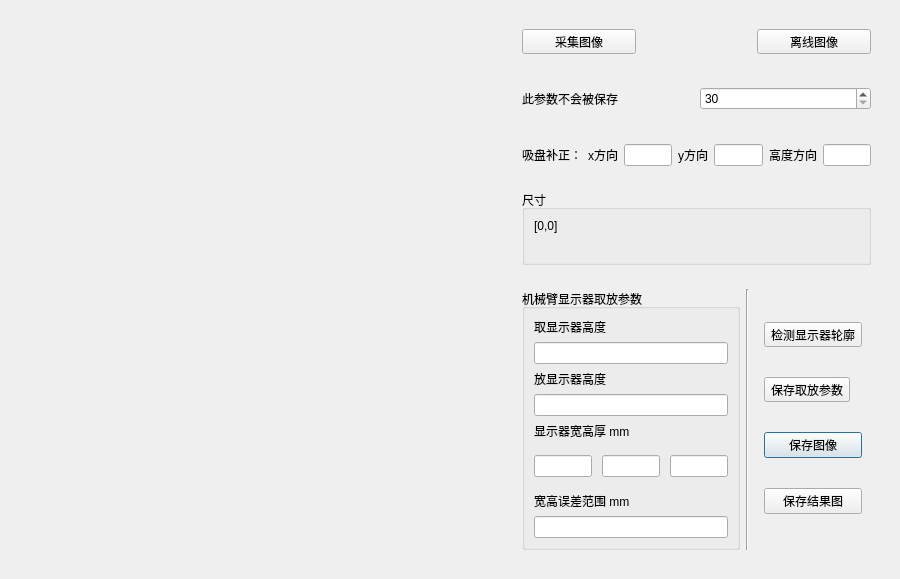
<?xml version="1.0" encoding="UTF-8"?>
<ui version="4.0">
 <class>Imageparameter</class>
 <widget class="QDialog" name="Imageparameter">
  <property name="geometry">
   <rect>
    <x>0</x>
    <y>0</y>
    <width>900</width>
    <height>535</height>
   </rect>
  </property>
  <property name="maximumSize">
   <size>
    <width>1024</width>
    <height>768</height>
   </size>
  </property>
  <property name="windowTitle">
   <string>Dialog</string>
  </property>
  <layout class="QHBoxLayout" name="horizontalLayout">
   <item>
    <widget class="HalconWidget" name="image_widget" native="true">
     <property name="sizePolicy">
      <sizepolicy hsizetype="Expanding" vsizetype="Expanding">
       <horstretch>0</horstretch>
       <verstretch>0</verstretch>
      </sizepolicy>
     </property>
     <property name="minimumSize">
      <size>
       <width>300</width>
       <height>0</height>
      </size>
     </property>
     <layout class="QHBoxLayout" name="horizontalLayout_4"/>
    </widget>
   </item>
   <item>
    <widget class="QWidget" name="widget_2" native="true">
     <property name="sizePolicy">
      <sizepolicy hsizetype="Maximum" vsizetype="Preferred">
       <horstretch>0</horstretch>
       <verstretch>0</verstretch>
      </sizepolicy>
     </property>
     <property name="maximumSize">
      <size>
       <width>385</width>
       <height>16777215</height>
      </size>
     </property>
     <layout class="QVBoxLayout" name="verticalLayout_2">
      <item>
       <widget class="QWidget" name="widget_3" native="true">
        <property name="sizePolicy">
         <sizepolicy hsizetype="Preferred" vsizetype="Preferred">
          <horstretch>0</horstretch>
          <verstretch>0</verstretch>
         </sizepolicy>
        </property>
        <layout class="QHBoxLayout" name="horizontalLayout_2">
         <item>
          <widget class="QToolButton" name="toolButton">
           <property name="sizePolicy">
            <sizepolicy hsizetype="Expanding" vsizetype="Fixed">
             <horstretch>0</horstretch>
             <verstretch>0</verstretch>
            </sizepolicy>
           </property>
           <property name="text">
            <string>采集图像</string>
           </property>
          </widget>
         </item>
         <item>
          <spacer name="horizontalSpacer">
           <property name="orientation">
            <enum>Qt::Horizontal</enum>
           </property>
           <property name="sizeHint" stdset="0">
            <size>
             <width>99</width>
             <height>20</height>
            </size>
           </property>
          </spacer>
         </item>
         <item>
          <widget class="QToolButton" name="toolButton_choose_image">
           <property name="sizePolicy">
            <sizepolicy hsizetype="Expanding" vsizetype="Fixed">
             <horstretch>0</horstretch>
             <verstretch>0</verstretch>
            </sizepolicy>
           </property>
           <property name="text">
            <string>离线图像</string>
           </property>
          </widget>
         </item>
        </layout>
       </widget>
      </item>
      <item>
       <widget class="QWidget" name="widget" native="true">
        <property name="minimumSize">
         <size>
          <width>0</width>
          <height>60</height>
         </size>
        </property>
        <layout class="QHBoxLayout" name="horizontalLayout_7">
         <item>
          <widget class="QLabel" name="label_5">
           <property name="text">
            <string>此参数不会被保存</string>
           </property>
          </widget>
         </item>
         <item>
          <widget class="QSpinBox" name="spinBox_black_region_threshold">
           <property name="minimum">
            <number>30</number>
           </property>
           <property name="maximum">
            <number>230</number>
           </property>
          </widget>
         </item>
        </layout>
       </widget>
      </item>
      <item>
       <widget class="QWidget" name="widget_8" native="true">
        <layout class="QHBoxLayout" name="horizontalLayout_8">
         <item>
          <widget class="QLabel" name="label_6">
           <property name="text">
            <string>吸盘补正：</string>
           </property>
          </widget>
         </item>
         <item>
          <widget class="QLabel" name="label_7">
           <property name="text">
            <string>x方向</string>
           </property>
          </widget>
         </item>
         <item>
          <widget class="QLineEdit" name="lineEdit_x_offset"/>
         </item>
         <item>
          <widget class="QLabel" name="label_8">
           <property name="text">
            <string>y方向</string>
           </property>
          </widget>
         </item>
         <item>
          <widget class="QLineEdit" name="lineEdit_y_offset"/>
         </item>
         <item>
          <widget class="QLabel" name="label_9">
           <property name="text">
            <string>高度方向</string>
           </property>
          </widget>
         </item>
         <item>
          <widget class="QLineEdit" name="lineEdit_z_offset"/>
         </item>
        </layout>
       </widget>
      </item>
      <item>
       <widget class="QWidget" name="widget_6" native="true">
        <property name="sizePolicy">
         <sizepolicy hsizetype="Preferred" vsizetype="Expanding">
          <horstretch>0</horstretch>
          <verstretch>0</verstretch>
         </sizepolicy>
        </property>
        <layout class="QHBoxLayout" name="horizontalLayout_5">
         <item>
          <widget class="QGroupBox" name="groupBox">
           <property name="title">
            <string>尺寸</string>
           </property>
           <layout class="QVBoxLayout" name="verticalLayout_3">
            <item>
             <widget class="QLabel" name="label_size">
              <property name="text">
               <string>[0,0]</string>
              </property>
             </widget>
            </item>
            <item>
             <spacer name="horizontalSpacer_5">
              <property name="orientation">
               <enum>Qt::Horizontal</enum>
              </property>
              <property name="sizeHint" stdset="0">
               <size>
                <width>220</width>
                <height>20</height>
               </size>
              </property>
             </spacer>
            </item>
           </layout>
          </widget>
         </item>
        </layout>
       </widget>
      </item>
      <item>
       <widget class="QWidget" name="widget_4" native="true">
        <property name="sizePolicy">
         <sizepolicy hsizetype="Preferred" vsizetype="Expanding">
          <horstretch>0</horstretch>
          <verstretch>0</verstretch>
         </sizepolicy>
        </property>
        <layout class="QHBoxLayout" name="horizontalLayout_3">
         <item>
          <widget class="QGroupBox" name="groupBox_2">
           <property name="title">
            <string>机械臂显示器取放参数</string>
           </property>
           <layout class="QVBoxLayout" name="verticalLayout_4">
            <item>
             <widget class="QLabel" name="label_3">
              <property name="text">
               <string>取显示器高度</string>
              </property>
             </widget>
            </item>
            <item>
             <widget class="QLineEdit" name="lineEdit_grap_z"/>
            </item>
            <item>
             <widget class="QLabel" name="label_2">
              <property name="text">
               <string>放显示器高度</string>
              </property>
             </widget>
            </item>
            <item>
             <widget class="QLineEdit" name="lineEdit_drop_z"/>
            </item>
            <item>
             <widget class="QLabel" name="label">
              <property name="text">
               <string>显示器宽高厚 mm</string>
              </property>
             </widget>
            </item>
            <item>
             <widget class="QWidget" name="widget_7" native="true">
              <property name="minimumSize">
               <size>
                <width>0</width>
                <height>40</height>
               </size>
              </property>
              <layout class="QHBoxLayout" name="horizontalLayout_6">
               <property name="spacing">
                <number>10</number>
               </property>
               <property name="leftMargin">
                <number>0</number>
               </property>
               <property name="topMargin">
                <number>0</number>
               </property>
               <property name="rightMargin">
                <number>0</number>
               </property>
               <property name="bottomMargin">
                <number>0</number>
               </property>
               <item>
                <widget class="QLineEdit" name="lineEdit_l1"/>
               </item>
               <item>
                <widget class="QLineEdit" name="lineEdit_l2"/>
               </item>
               <item>
                <widget class="QLineEdit" name="lineEdit_3"/>
               </item>
              </layout>
             </widget>
            </item>
            <item>
             <widget class="QLabel" name="label_4">
              <property name="text">
               <string>宽高误差范围 mm</string>
              </property>
             </widget>
            </item>
            <item>
             <widget class="QLineEdit" name="lineEdit_size_var"/>
            </item>
           </layout>
          </widget>
         </item>
         <item>
          <widget class="Line" name="line">
           <property name="orientation">
            <enum>Qt::Vertical</enum>
           </property>
          </widget>
         </item>
         <item>
          <widget class="QWidget" name="widget_5" native="true">
           <layout class="QVBoxLayout" name="verticalLayout">
            <item>
             <widget class="QToolButton" name="toolButton_extract">
              <property name="text">
               <string>检测显示器轮廓</string>
              </property>
             </widget>
            </item>
            <item>
             <widget class="QToolButton" name="toolButton_save_product_param">
              <property name="text">
               <string>保存取放参数</string>
              </property>
             </widget>
            </item>
            <item>
             <widget class="QPushButton" name="pushButton_save_image">
              <property name="text">
               <string>保存图像</string>
              </property>
             </widget>
            </item>
            <item>
             <widget class="QPushButton" name="pushButton_save_result_image">
              <property name="text">
               <string>保存结果图</string>
              </property>
             </widget>
            </item>
           </layout>
          </widget>
         </item>
        </layout>
       </widget>
      </item>
      <item>
       <spacer name="verticalSpacer_2">
        <property name="orientation">
         <enum>Qt::Vertical</enum>
        </property>
        <property name="sizeType">
         <enum>QSizePolicy::Preferred</enum>
        </property>
        <property name="sizeHint" stdset="0">
         <size>
          <width>20</width>
          <height>20</height>
         </size>
        </property>
       </spacer>
      </item>
     </layout>
    </widget>
   </item>
  </layout>
 </widget>
 <customwidgets>
  <customwidget>
   <class>HalconWidget</class>
   <extends>QWidget</extends>
   <header>halcon_widget.h</header>
   <container>1</container>
  </customwidget>
 </customwidgets>
 <resources/>
 <connections/>
</ui>
